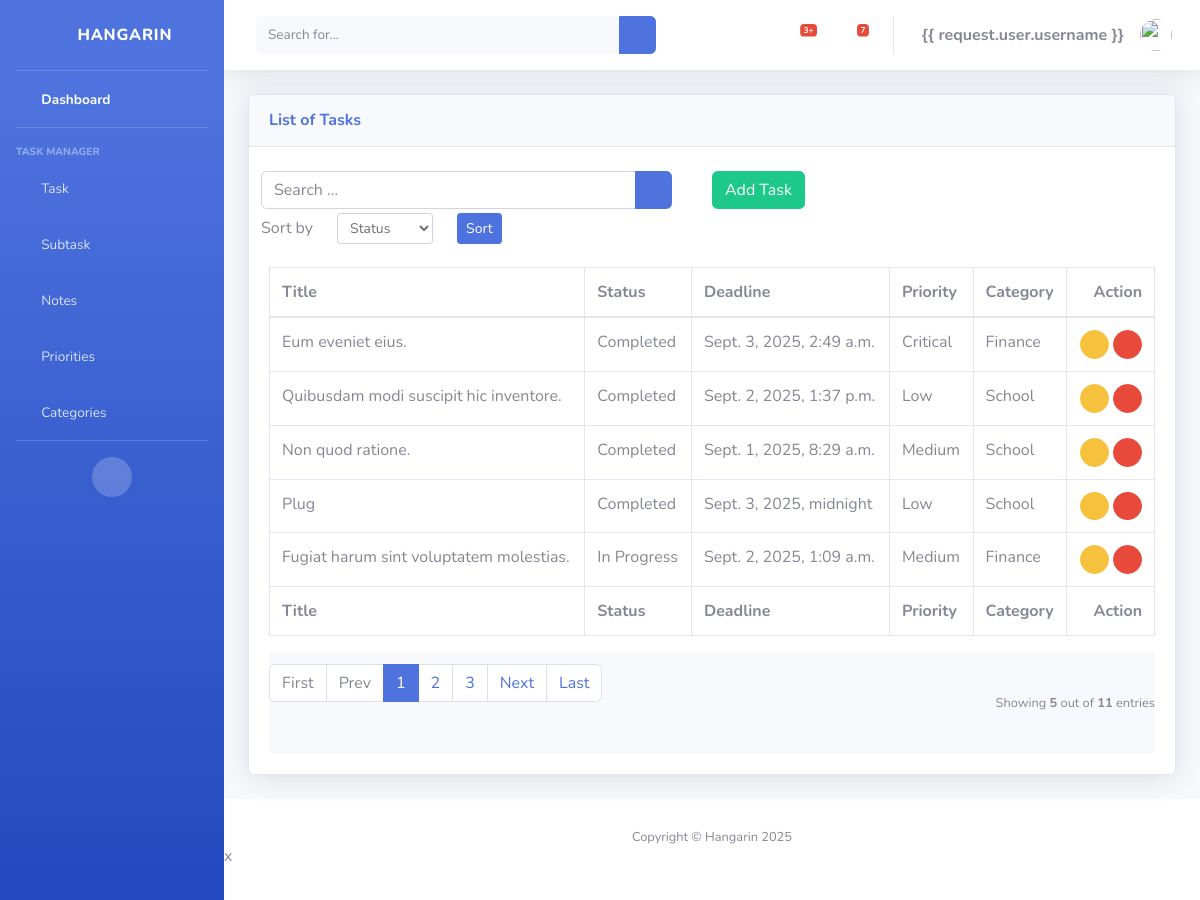
The app's page /task_list (signed in), older data.
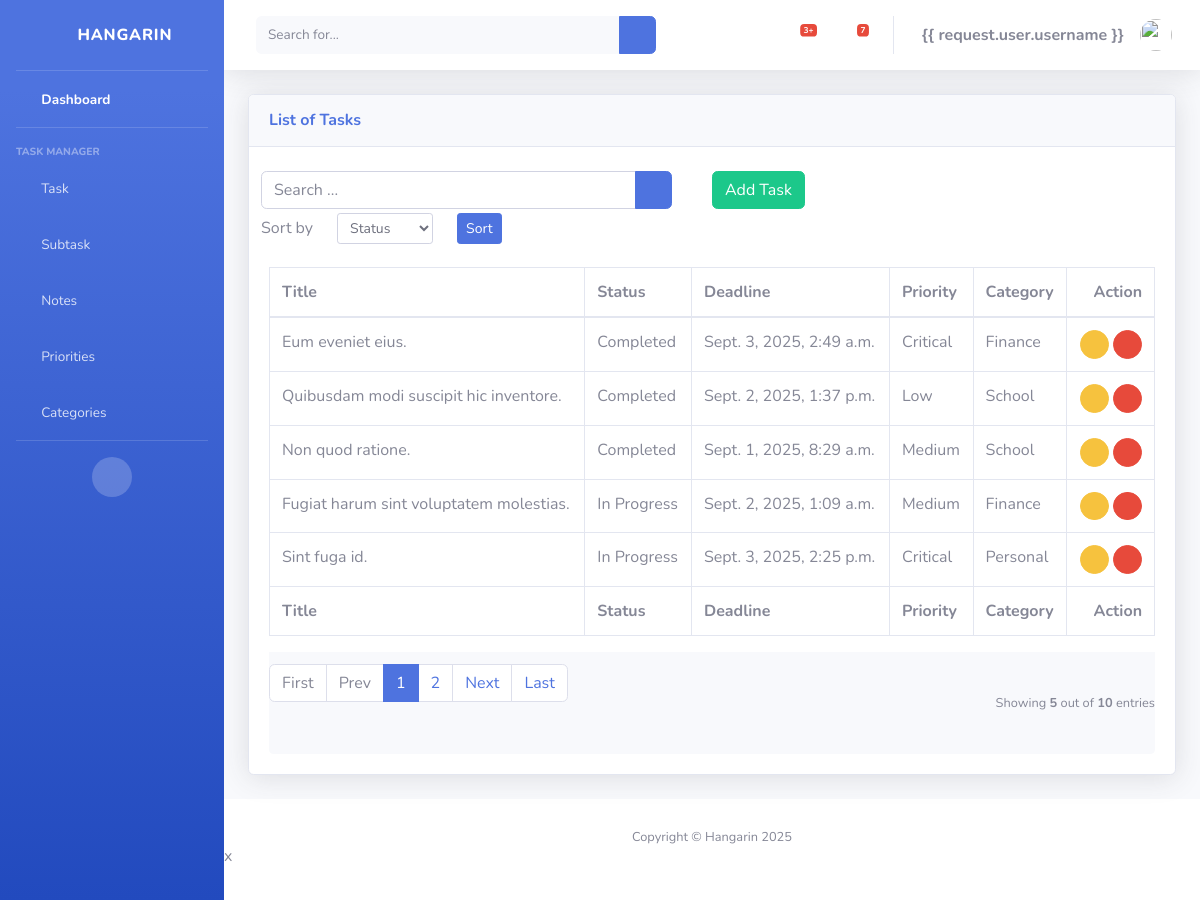
The same page, newer data.
### taskmanager/models.py (models this page shows, shortened)
class BaseModel(models.Model):
    created_at = models.DateTimeField(auto_now_add=True, db_index=True)
    updated_at = models.DateTimeField(auto_now=True)
    class Meta:
        abstract = True

class Task(BaseModel):
    title = models.CharField(max_length=150)
    description = models.CharField(max_length=500)
    deadline = models.DateTimeField()
    status = models.CharField(max_length=50,
        choices=[
            ("Pending", "Pending"),
            ("In Progress ", "In Progress"),
            ("Completed", "Completed"),
        ], default="pending"
    )
    category = models.ForeignKey(Category, null=True, blank=True, on_delete=models.CASCADE)
    priority = models.ForeignKey(Priority, null=True, blank=True, on_delete=models.CASCADE)

class Priority(BaseModel):
    name = models.CharField(max_length=150)
    class Meta:
        verbose_name = "Priority"
        verbose_name_plural = "Priorities"
    def __str__(self):
        return self.name

class Category(BaseModel):
    name = models.CharField(max_length=150)
    class Meta:
        verbose_name = "Category"
        verbose_name_plural = "Categories"
        ordering=['name']
    def __str__(self):
        return self.name

### taskmanager/views.py (the view)
# urls.py: path('task_list', TaskList.as_view(), name='task-list'),
class TaskList(LoginRequiredMixin, ListView):
    model = Task
    context_object_name = 'task'
    template_name = 'task_list.html'
    paginate_by = 5
    def get_ordering(self):
        allowed = ["status", "priority", "category"]
        sort_by = self.request.GET.get("sort_by")
        if sort_by in allowed:
            return sort_by
        return "status"
    def get_queryset(self):
        qs = super().get_queryset()
        query = self.request.GET.get('q')
        if query:
            qs = qs.filter(
                Q(title__icontains=query) |
                Q(description__icontains=query)
            )
        return qs

### templates/task_list.html (shortened to what this page needs)
{% extends 'base.html' %} {% load static %} {% block content %}
<div class="content">
    <div class="container-fluid">
        <div class="row">
            <div class="col-md-12">
                <div class="card shadow mb-4">
                    <div class="card-header py-3">
                        <h6 class="m-0 font-weight-bold text-primary">List of Tasks</h6>
                    </div>
                    <br />
                    <div class="col-md-12 row">
                        <div class="col-md-6">
                            <form class="navbar-left navbar-form nav-search mr-md-3" action="{% url 'task-list' %}">
                                <div class="input-group">
                                    <input type="text" placeholder="Search ..." class="form-control" name="q" />
                                    <div class="input-group-append">
                                        <button class="btn btn-primary" type="submit">
                                            <i class="fas fa-search fa-sm"></i>
                                        </button>
                                    </div>
                                </div>
                            </form>
                        </div>
                        <div class="col-md-6">
                            <div class="pull-right">
                                <a href="{% url 'task-add' %}" class="btn btn-success btn-rounded">Add Task</a>
                            </div>
                        </div>
                        <div class="col-md-12">
                            <form method="get" class="row g-2 align-items-center">
                                <div class="col-auto">
                                    <label for="smallSelect" class="col-form-label">Sort by</label>
                                </div>
                                <div class="col-auto">
                                    <select class="form-control form-control-sm" id="smallSelect" name="sort_by">
                                        <option value="status" {% if request.GET.sort_by == "status" %} selected {% endif %}>Status</option>
                                    </select>
                                </div>
                                <div class="col-auto">
                                    <button type="submit" class="btn btn-primary btn-sm btn-rounded">Sort</button>
                                </div>
                            </form>
                        </div>
                    </div>
                    <div class="card-body">
                        <div class="table-responsive">
                            <table class="table table-bordered" id="dataTable" width="100%" cellspacing="0">
                                <thead>
                                    <tr>
                                        <th scope="col">Title</th>
                                        <th scope="col">Status</th>
                                        <th scope="col">Deadline</th>
                                        <th scope="col">Priority</th>
                                        <th scope="col">Category</th>
                                        <th class="text-right" scope="col">Action</th>
                                    </tr>
                                </thead>
                                <tfoot>
                                    <tr>
                                        <th scope="col">Title</th>
                                        <th scope="col">Status</th>
                                        <th scope="col">Deadline</th>
                                        <th scope="col">Priority</th>
                                        <th scope="col">Category</th>
                                        <th class="text-right" scope="col">Action</th>
                                    </tr>
                                </tfoot>
                                <tbody>
                                    {% for object in object_list %}
                                    <tr>
                                        <td>{{ object.title }}</td>
                                        <td>{{ object.status }}</td>
                                        <td>{{ object.deadline }}</td>
                                        <td>{{ object.priority }}</td>
                                        <td>{{ object.category }}</td>
                                        <td class="text-right">
                                            <a class="btn btn-warning btn-circle btn-sm"
                                                href="task_list/{{ object.id }}">
                                                <i class="fas fa-wrench"></i>
                                            </a>
                                            <a class="btn btn-danger btn-circle btn-sm"
                                                href="task_list/{{ object.id }}/delete">
                                                <i class="fas fa-trash"></i>
                                            </a>
                                        </td>
                                    </tr>
                                    {% empty %}
                                    <tr>
                                        <td colspan="4" style="text-align: center">
                                            <p class="text-sm font-weight-bold mb-0">No Records Found</p>
                                        </td>
                                    </tr>
                                    {% endfor %}
                                </tbody>
                            </table>
                            {% include 'includes/pagination.html' %}
                        </div>
                    </div>
                </div>
            </div>
        </div>
    </div>
</div>
{% endblock %}

### templates/base.html (shortened to what this page needs)
{% load static %}
<!DOCTYPE html>
<html lang="en">
<head>
    {% load pwa %}
    <link rel="stylesheet" href="{% static 'css/sb-admin-2.min.css' %}">
    <link href="{% static 'vendor/fontawesome-free/css/all.min.css' %}" rel="stylesheet" type="text/css">
</head>
<body id="page-top">
    <div id="wrapper">
        <ul class="navbar-nav bg-gradient-primary sidebar sidebar-dark accordion" id="accordionSidebar">
            <a class="sidebar-brand d-flex align-items-center justify-content-center" href="{% url 'home' %}">
                <div class="sidebar-brand-icon rotate-n-15">
                    <i class="fas fa-clipboard-list"></i>
                </div>
                <div class="sidebar-brand-text mx-3">Hangarin</div>
            </a>
            <hr class="sidebar-divider my-0">
            <li class="nav-item active">
                <a class="nav-link" href="{% url 'home' %}">
                    <i class="fas fa-fw fa-tachometer-alt"></i>
                    <span>Dashboard</span></a>
            </li>
            <hr class="sidebar-divider">
            <div class="sidebar-heading">
                Task Manager
            </div>
            <li class="nav-item">
                <a class="nav-link" href="{% url 'task-list' %}">
                    <i class="fas fa-fw fa-comments"></i>
                    <span>Task</span></a>
            </li>
            <li class="nav-item">
                <a class="nav-link" href="{% url 'subtask-list' %}">
                    <i class="fas fa-fw fa-comments"></i>
                    <span>Subtask</span></a>
            </li>
            <li class="nav-item">
                <a class="nav-link" href="{% url 'note-list' %}">
                    <i class="fas fa-fw fa-comments"></i>
                    <span>Notes</span></a>
            </li>
            <li class="nav-item">
                <a class="nav-link" href="{% url 'priority-list' %}">
                    <i class="fas fa-fw fa-calendar"></i>
                    <span>Priorities</span></a>
            </li>
            <li class="nav-item">
                <a class="nav-link" href="{% url 'category-list' %}">
                    <i class="fas fa-fw fa-folder"></i>
                    <span>Categories</span></a>
            </li>
            <hr class="sidebar-divider d-none d-md-block">
            <div class="text-center d-none d-md-inline">
                <button class="rounded-circle border-0" id="sidebarToggle"></button>
            </div>
        </ul>
        <div id="content-wrapper" class="d-flex flex-column">
            <div id="content">
                <nav class="navbar navbar-expand navbar-light bg-white topbar mb-4 static-top shadow">
                    <form
                        class="d-none d-sm-inline-block form-inline mr-auto ml-md-3 my-2 my-md-0 mw-100 navbar-search">
                        <div class="input-group">
                            <input type="text" class="form-control bg-light border-0 small" placeholder="Search for..."
                                aria-label="Search" aria-describedby="basic-addon2">
                            <div class="input-group-append">
                                <button class="btn btn-primary" type="button">
                                    <i class="fas fa-search fa-sm"></i>
                                </button>
                            </div>
                        </div>
                    </form>
                    <ul class="navbar-nav ml-auto">
                        <li class="nav-item dropdown no-arrow mx-1">
                            <a class="nav-link dropdown-toggle" href="#" id="alertsDropdown" role="button"
                                data-toggle="dropdown" aria-haspopup="true" aria-expanded="false">
                                <i class="fas fa-bell fa-fw"></i>
                                <span class="badge badge-danger badge-counter">3+</span>
                            </a>
                        </li>
                        <li class="nav-item dropdown no-arrow mx-1">
                            <a class="nav-link dropdown-toggle" href="#" id="messagesDropdown" role="button"
                                data-toggle="dropdown" aria-haspopup="true" aria-expanded="false">
                                <i class="fas fa-envelope fa-fw"></i>
                                <span class="badge badge-danger badge-counter">7</span>
                            </a>
                        </li>
                        <li class="nav-item dropdown no-arrow">
                            <a class="nav-link dropdown-toggle" href="#" id="userDropdown" role="button"
                                data-toggle="dropdown" aria-haspopup="true" aria-expanded="false">
                                <span class="mr-3 d-none d-lg-inline text-gray-600"><b>{{ request.user.username
                                        }}</b></span>
                                <img class="img-profile rounded-circle" src="{% static 'img/undraw_profile.svg'%}">
                            </a>
                        </li>
                    </ul>
                </nav>
                {% block content %}
                {% endblock %}
            </div>
            <footer class="sticky-footer bg-white">
                <div class="container my-auto">
                    <div class="copyright text-center my-auto">
                        <span>Copyright &copy; Hangarin 2025</span>
                    </div>
                </div>x
            </footer>
        </div>
    </div>
</body>
</html>

### templates/includes/pagination.html (shortened to what this page needs)
{% if is_paginated %}
<div class="card-footer px-0 border-0 d-flex flex-column flex-lg-row align-items-center justify-content-between mt-3">
    <nav aria-label="Topics pagination" class="mb-4">
        <ul class="pagination">
            {% if page_obj.number > 1 %}
            <li class="page-item">
                <a class="page-link" href="?page=1">First</a>
            </li>
            {% else %}
            <li class="page-item disabled">
                <span class="page-link">First</span>
            </li>
            {% endif %} {% if page_obj.has_previous %}
            <li class="page-item">
                <a class="page-link" href="?page={{ page_obj.previous_page_number }}">Prev</a>
            </li>
            {% else %}
            <li class="page-item disabled">
                <span class="page-link">Prev</span>
            </li>
            {% endif %} {% for page_num in paginator.page_range %} {% if page_obj.number == page_num%}
            <li class="page-item active">
                <span class="page-link">
                    {{ page_num }}
                </span>
            </li>
            {% elif page_num > page_obj.number|add:'-3' and page_num < page_obj.number|add:'3' %} <li class="page-item">
                <a class="page-link" href="?page={{ page_num }}">{{ page_num }}</a>
                </li>
                {% endif %} {% endfor %} {% if page_obj.has_next %}
                <li class="page-item">
                    <a class="page-link" href="?page={{ page_obj.next_page_number }}">Next</a>
                </li>
                {% else %}
                <li class="page-item disabled">
                    <span class="page-link">Next</span>
                </li>
                {% endif %} {% if page_obj.number != paginator.num_pages %}
                <li class="page-item">
                    <a class="page-link" href="?page={{ paginator.num_pages }}">Last</a>
                </li>
                {% else %}
                <li class="page-item disabled">
                    <span class="page-link">Last</span>
                </li>
                {% endif %}
        </ul>
    </nav>
    <div class="fw-normal small mt-4 mt-lg-0">Showing <b>{{object_list.count}}</b> out of
        <b>{{paginator.count}}</b> entries
    </div>
</div>
{% endif %}

Row changes from the older to the newer data that the page shows:
removed Task: title "Plug", status "Completed", deadline "Sept. 3, 2025, midnight", priority "Low", category "School"
now on this page (row unchanged): Task: title "Sint fuga id.", status "In Progress", deadline "Sept. 3, 2025, 2:25 p.m.", priority "Critical", category "Personal"
Text that changed along with them:
{{ paginator.count }}: "11" → "10"
list line gone: "3"
